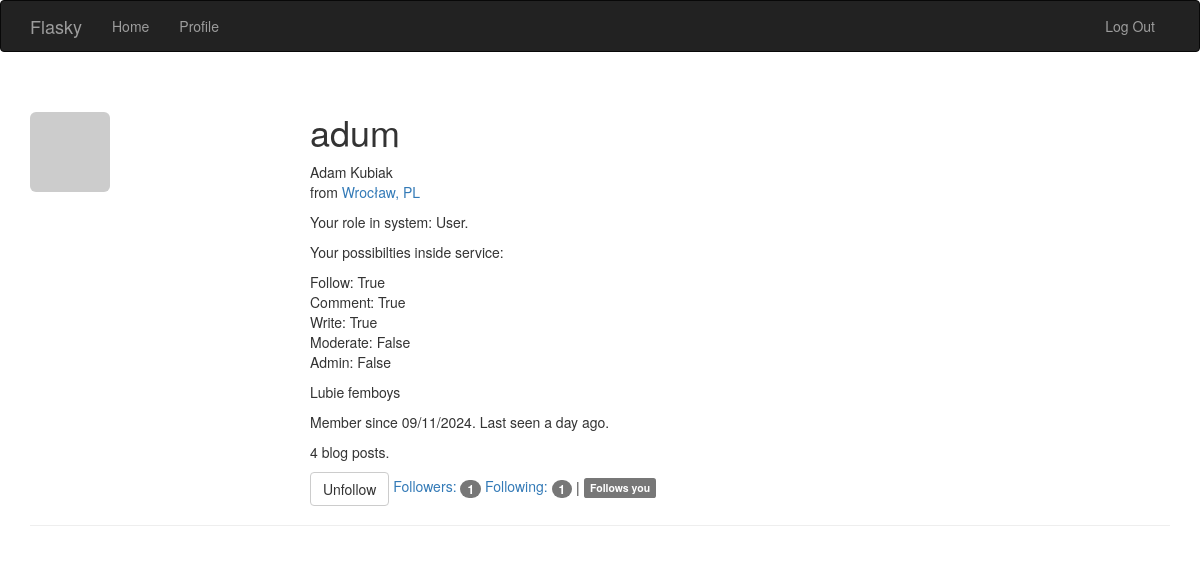
The page /user/adum (signed in) on the database its author committed.
### app/models.py (models this page shows, shortened)
class User(UserMixin, db.Model):
    __tablename__ = "users"
    id = db.Column(db.Integer, primary_key=True)
    username = db.Column(db.String(64), unique=True, index=True)
    name = db.Column(db.String(64))
    location = db.Column(db.String(64), unique=False)
    about_me = db.Column(db.Text())
    member_since = db.Column(db.DateTime(), default=datetime.utcnow)
    last_seen = db.Column(db.DateTime(), default=datetime.utcnow)
    password_hash = db.Column(db.String(256))
    role_id = db.Column(db.Integer, db.ForeignKey("roles.id"))
    posts = db.relationship("Post", backref='author', lazy='dynamic')
    followed = db.relationship('Follow',
                               foreign_keys=[Follow.follower_id],
                               backref=db.backref('follower', lazy='joined'),
                               lazy='dynamic',
                               cascade='all, delete-orphan')
    followers = db.relationship('Follow', foreign_keys=[Follow.followed_id],
                               backref=db.backref('followed', lazy='joined'),
                               lazy='dynamic',
                               cascade='all, delete-orphan')
    @property
    def password(self):
        raise AttributeError("You cant read field password")
    def can(self, perm):
        return self.role is not None and self.role.has_permissions(perm)
    def ping(self):
        self.last_seen = datetime.utcnow()
        db.session.add(self)
        db.session.commit()
    def gravatar(self, size_):
        hash = hashlib.md5(self.username.encode('utf-8')).hexdigest()
        rating, default, size = 'g', 'identicon', size_
        url = 'http://secure.gravatar.com/avatar'
        return f"{url}/{hash}?s={size}&d={default}&r={rating}"
    def is_following(self, user):
        if user.id is None:
            return False
        return self.followed.filter_by(followed_id=user.id).first() is not None

class Role(db.Model):
    __tablename__ = "roles"
    id = db.Column(db.Integer, primary_key=True)
    name = db.Column(db.String(64), unique=True)
    default = db.Column(db.Boolean, default=False, index=True)
    permissions = db.Column(db.Integer)
    users = db.relationship("User", backref="role", lazy="dynamic")
    def has_permissions(self, permission):
        return self.permissions & permission == permission

### app/main/views.py (the view)
@main.route('/user/<username>')
@login_required
def user(username):
    user = User.query.filter_by(username=username).first_or_404()
    return render_template('user.html', user=user)

### app/auth/views.py (called while the page is built)
@auth.before_app_request
def before_request():
    if current_user.is_authenticated:
        current_user.ping()

### app/main/__init__.py (called while the page is built)
@main.app_context_processor
def inject_permissions():
    return dict(Permission=Permission)

### app/models.py (called while the page is built)
@login_manager.user_loader
def load_user(user_id):
    return User.query.get(int(user_id))

### app/templates/user.html (shortened to what this page needs)
{% extends "base.html" %}
{% block page_content %}
<div class="page-header">
    <img class="img-rounded profile-thumbnail" src="{{ user.gravatar(size_=256) }}">
    <div class="profile-header">
        <h1>{{ user.username }}</h1>
        {% if user.name or user.location %}
        <p>
            {% if user.name %}{{ user.name }}<br>{% endif %}
            {% if user.location %}
                from <a href="http://maps.google.com/?q={{ user.location }}">{{ user.location }}</a><br>
            {% endif %}
        </p>
    {% endif %}
    {% if current_user.role%}
    <p>Your role in system: {{current_user.role.name}}.</p>
    <p>Your possibilties inside service:</p>
    <p>Follow: {{current_user.role.has_permissions(1)}}<br>
    Comment: {{current_user.role.has_permissions(2)}}<br>
    Write: {{current_user.role.has_permissions(4)}}<br>
    Moderate: {{current_user.role.has_permissions(8)}}<br>
    Admin: {{current_user.role.has_permissions(16)}}</p>
    {% endif %}
    {% if user.about_me %}<p>{{ user.about_me }}</p>{% endif %}
    <p>Member since {{ moment(user.member_since).format('L') }}. Last seen {{ moment(user.last_seen).fromNow() }}.</p>
    <p>{{ user.posts.count() }} blog posts.</p>
        <p>
            {% if current_user.can(Permission.FOLLOW) and user != current_user %}
                {% if not current_user.is_following(user) %}
                <a href="{{ url_for('.follow', username=user.username) }}" class="btn btn-primary">Follow</a>
                {% else %}
                <a href="{{ url_for('.unfollow', username=user.username) }}" class="btn btn-default">Unfollow</a>
                {% endif %}
            {% endif %}
            <a href="{{ url_for('.followers', username=user.username) }}">Followers: <span class="badge">{{ user.followers.count() }}</span></a>
            <a href="{{ url_for('.followed_by', username=user.username) }}">Following: <span class="badge">{{ user.followed.count() }}</span></a>
            {% if current_user.is_authenticated and user != current_user and user.is_following(current_user) %}
            | <span class="label label-default">Follows you</span>
            {% endif %}
        </p>
    </div>
</div>
{% endblock %}

### app/static/styles.css (style rules this page uses)
.profile-thumbnail { position: absolute; }
.profile-header { min-height: 260px; margin-left: 280px; }

### rows shown on the page
User: username "adum", name "Adam Kubiak", location "Wrocław, PL", about_me "Lubie femboys", member_since "09/11/2024", last_seen "a day ago"
Role: role.name "User", role.has_permissions "True", role.has_permissions "False"

### other values the page prints
{{ user.posts.count() }} "4"
{{ user.followers.count() }} "1"
{{ user.followed.count() }} "1"
